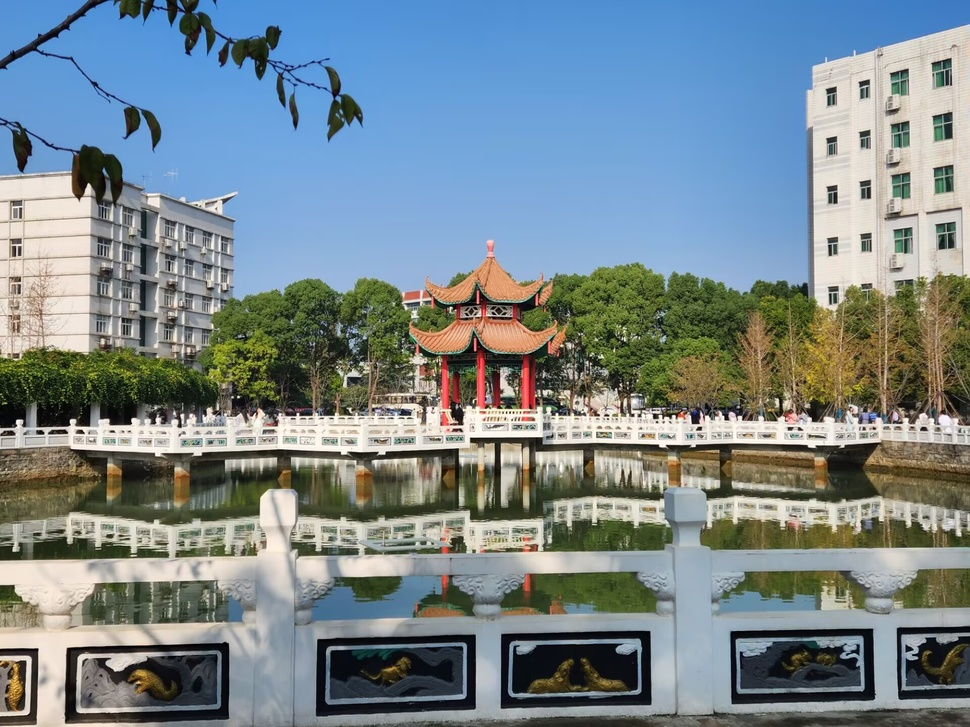
#> input picture Class/my.jpg, 970 x 727 px, shrunk from 1920 x 1440 before the run
$ python '1.3直方图.py'
#> lines starting #> are read from the running program, lines starting #| are printed output that depends on the picture
from PIL import Image
import numpy as np
import matplotlib.pyplot as plt

# 读取图像并转换为灰度图
image_path = 'my.jpg'  # 替换为你的图片路径
img = Image.open(image_path).convert('L')  # 转换为灰度模式
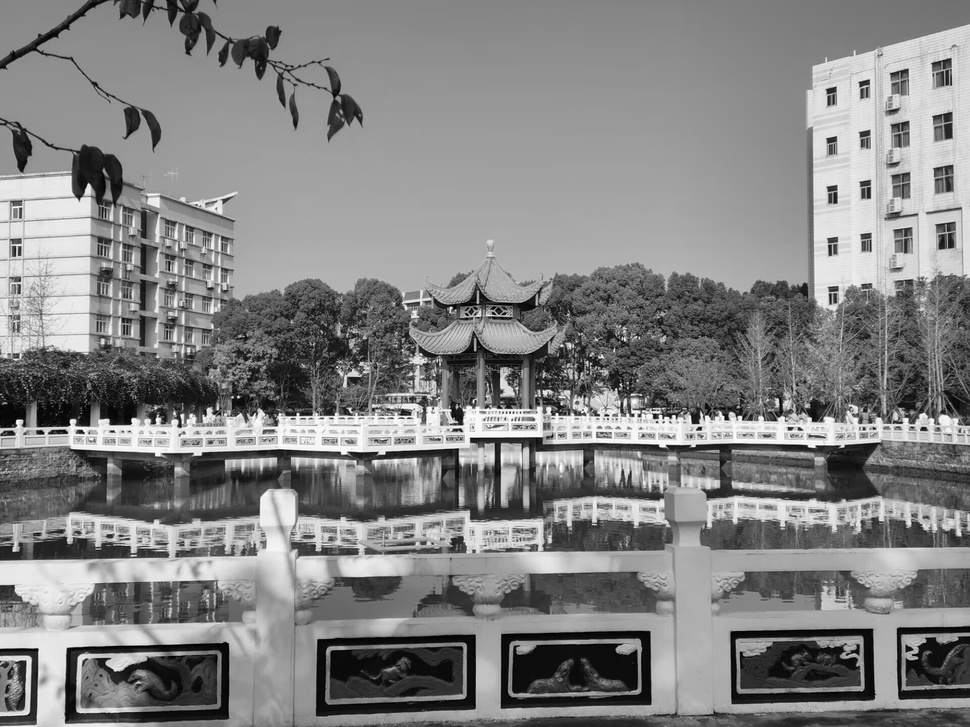
#> img: PIL image 970x727 L; min 0, max 255, mean 131.1

# 将图像转换为 NumPy 数组
img_array = np.array(img)

# 计算直方图
histogram, bin_edges = np.histogram(img_array, bins=256, range=(0, 255))
#> histogram = 256 values, max 8138 at index 148, min 3 at index 255, mean 2754.6; bin_edges = 257 values from 0 to 255

# 显示直方图
plt.figure(figsize=(8, 6))
plt.title('Gray Histogram')
plt.xlabel('Pixel Value (0-255)')
plt.ylabel('Frequency')
plt.bar(bin_edges[:-1], histogram, width=1, color='gray', alpha=0.7)
plt.xlim(0, 255)  # 设置X轴的范围
plt.grid(True)
plt.show()
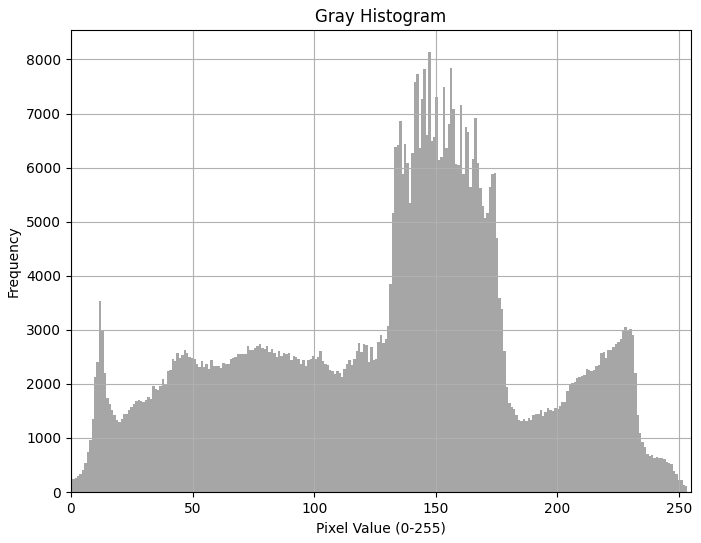
#> figure drawn by matplotlib, 1 panel; tallest bar 8138 high, from x = 146.9 to 147.9

# 打印直方图的统计信息
print("Histogram Statistics:")
print(f"Total Pixels: {np.sum(histogram)}")
#| Total Pixels: 705190
print(f"Min Pixel Value: {np.min(img_array)}")
#| Min Pixel Value: 0
print(f"Max Pixel Value: {np.max(img_array)}")
#| Max Pixel Value: 255
print(f"Mean Pixel Value: {np.mean(img_array):.2f}")
#| Mean Pixel Value: 131.09
print(f"Standard Deviation: {np.std(img_array):.2f}")
#| Standard Deviation: 58.53

$ run again, with Class/face.jpg copied over Class/my.jpg
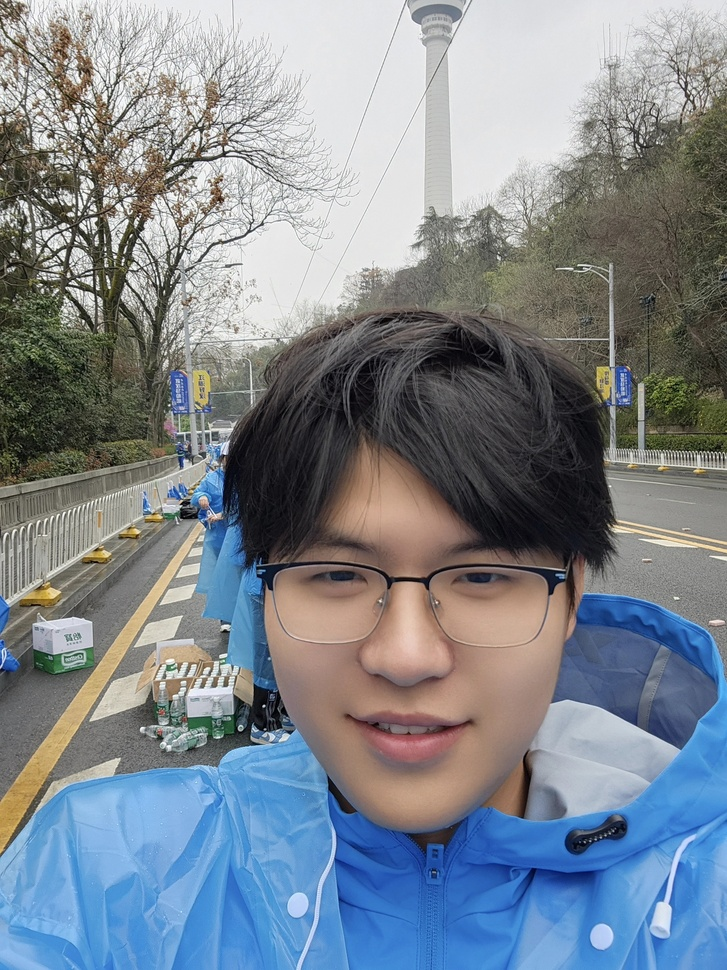
#> input picture Class/face.jpg, 727 x 970 px, shrunk from 2208 x 2944 before the run
#> `img = Image.open(image_path).convert('L')`:
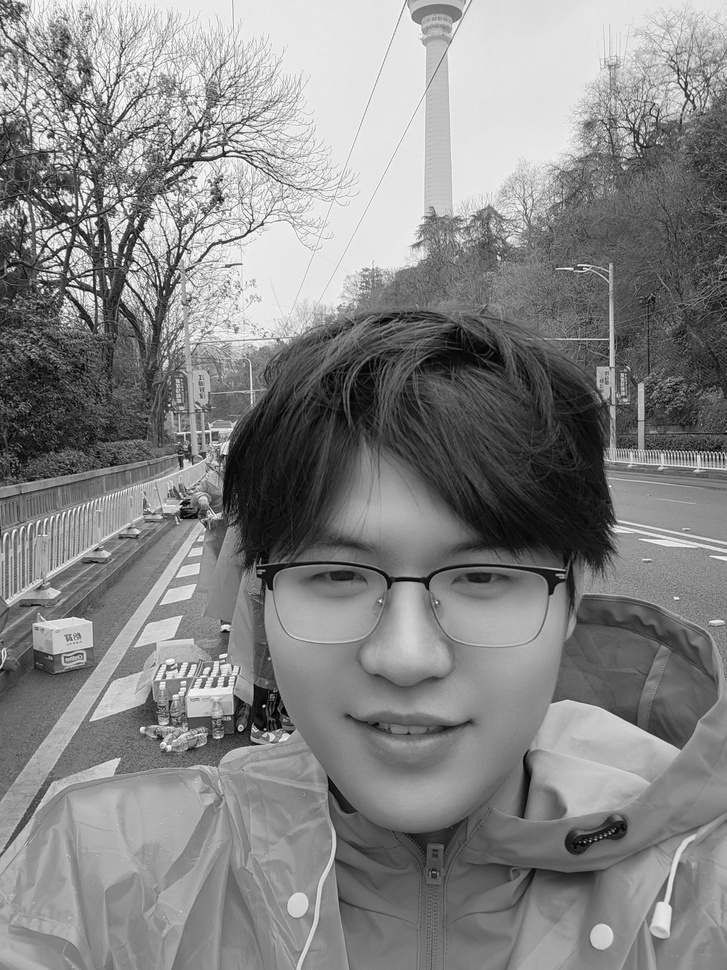
#> img: PIL image 727x970 L; min 0, max 255, mean 132.9
#> histogram = 256 values, max 12701 at index 229, min 32 at index 0, mean 2754.6; bin_edges = 257 values from 0 to 255
#> `plt.show()`:
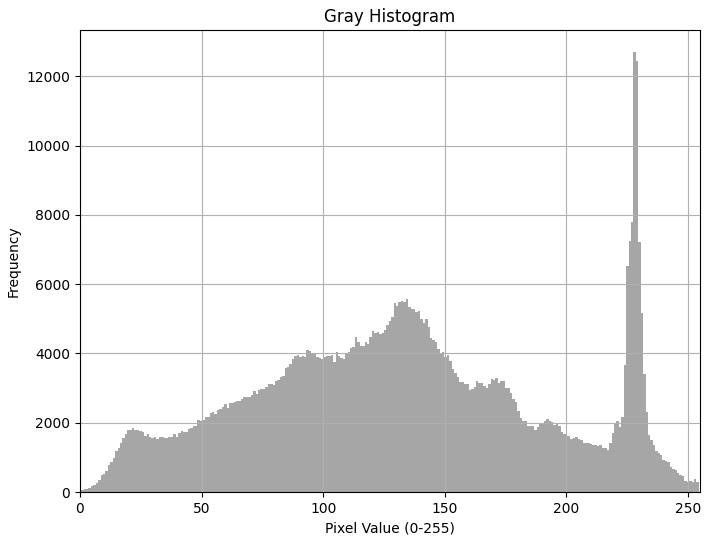
#> figure drawn by matplotlib, 1 panel; tallest bar 12701 high, from x = 227.6 to 228.6
#| Total Pixels: 705190
#| Min Pixel Value: 0
#| Max Pixel Value: 255
#| Mean Pixel Value: 132.90
#| Standard Deviation: 59.97
